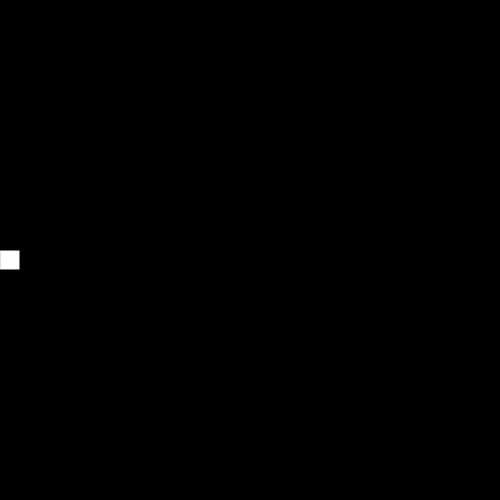
Frame 1 (no input)
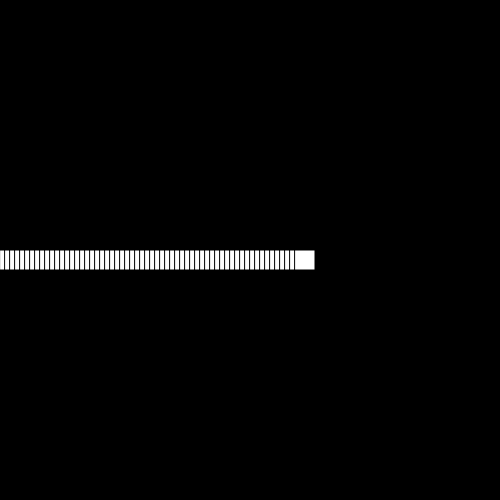
Frame 60 (no input)
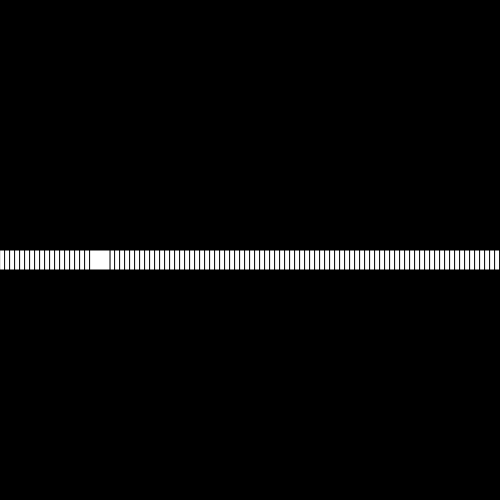
Frame 120 (the mouse pressed at the canvas centre since frame 60)

The p5.js sketch that drew these frames (run headless with seeded random() and noise() and a simulated clock; from frame 60 on, the mouse is pressed at the canvas centre):

// p5.js sketch
// ── sketch.js

let x = 0;

function setup() {
  createCanvas(500, 500); // canvas width/height
  background(0); // Make background black
}

function draw(){
  // Start - draw a white ellipse
  fill(255)
  rect(x, height/2, 20); // x, y, w, h
  x += 5;
  if(x>width){
    x = 0;
  }
}
